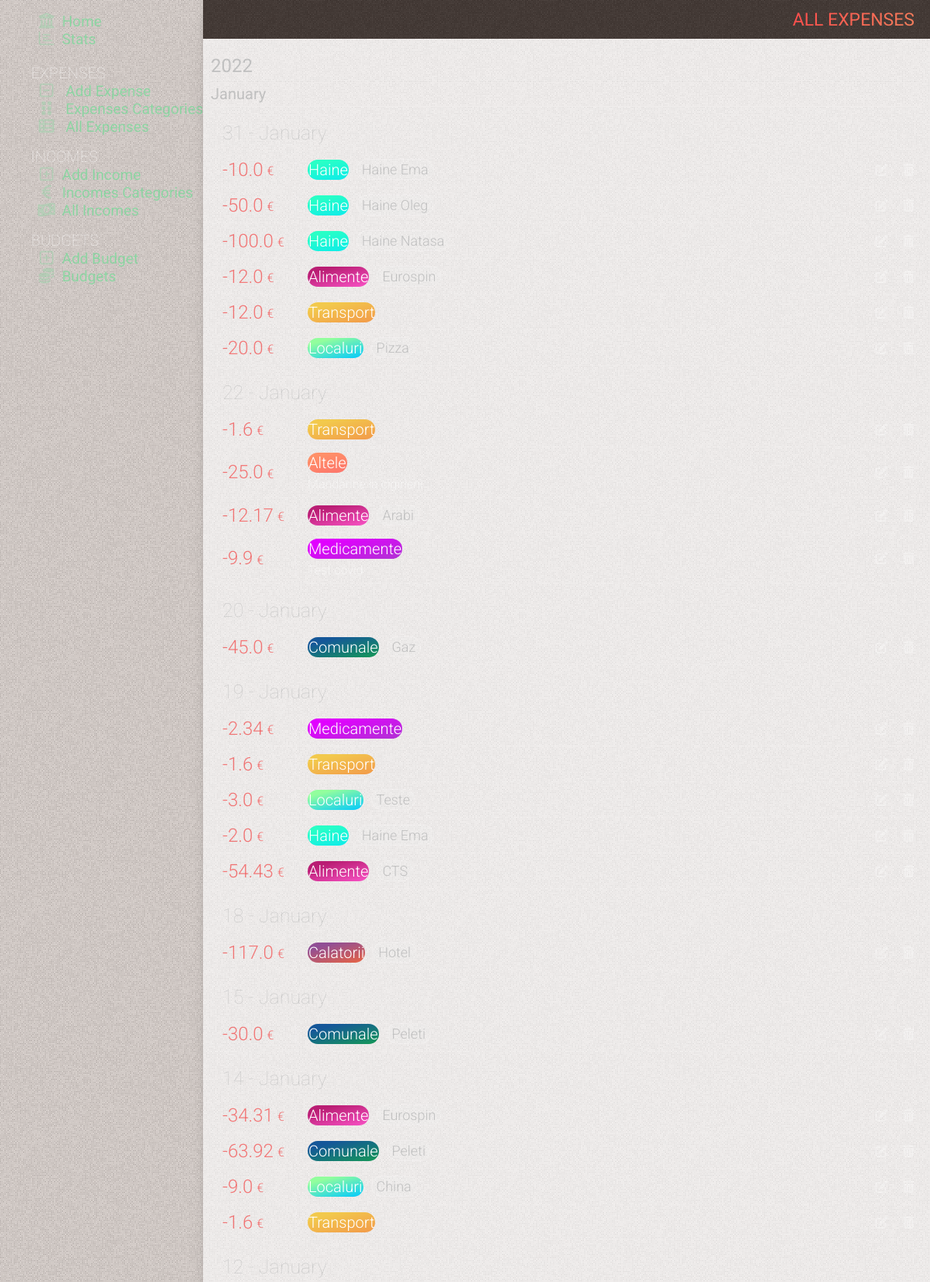
The app's page /all-expenses (upper part) with its own data.
### tables this page shows
CREATE TABLE expenses
(
    id          INTEGER PRIMARY KEY AUTOINCREMENT,
    date        TIMESTAMP NOT NULL DEFAULT CURRENT_TIMESTAMP,
    sum         REAL      NOT NULL,
    category    INTEGER   NOT NULL,
    subcategory INTEGER   NOT NULL,
    comment     TEXT

);

CREATE TABLE categories
(
    id    INTEGER PRIMARY KEY AUTOINCREMENT,
    name  TEXT NOT NULL,
    color TEXT,
    state TEXT DEFAULT false
);

CREATE TABLE subcategories
(
    id          INTEGER PRIMARY KEY AUTOINCREMENT,
    name        TEXT    NOT NULL,
    category_id INTEGER NOT NULL,
    state       TEXT DEFAULT false

);

### app.py (the view)
@app.route('/all-expenses')
def all_expenses():
    conn = get_db_connection()
    all_expenses = conn.execute(
        'SELECT sum, expenses.id as id, '
        'strftime("%d", date) as day, strftime("%m", date) as month, strftime("%Y", date) as year, '
        'categories.name as category, '
        'categories.color as color, '
        'subcategories.name as subcategory, '
        'comment '
        'FROM expenses '
        'LEFT JOIN categories on categories.id = expenses.category '
        'LEFT JOIN subcategories on subcategories.id = expenses.subcategory  '
        'ORDER BY date DESC').fetchall()
    conn.close()
    return render_template('all_expenses.html', title='All Expenses', gradient='text-gradient-red',
                           all_expenses=all_expenses)

### app.py (called while the page is built)
def get_db_connection():
    conn = sqlite3.connect('static/database.db')
    conn.row_factory = sqlite3.Row
    return conn

@app.template_filter('month_name')
def month_name(month_number):
    return calendar.month_name[month_number]

### templates/all_expenses.html (shortened to what this page needs)
{% extends 'base.html' %} {% block content %}
	<div class="page_title {{ gradient }}" >
		<span >{% block title %} {{ title }} {% endblock %}</span >
	</div >
	<div class="content" >
		{% if all_expenses|length == 0 %}
			<div class="no-results mt-50" >You have not added any expense yet. Click on (+) to add</div >
		{% else %}
			<div class="cards  relative" >
				{% for key, list in all_expenses|groupby('year')|sort(attribute='0', reverse=True) %}
					<div class="" >
						<div class="cards-year" >{{ key }} </div >
						{% for key2, list2 in list|groupby('month')|sort(attribute='0', reverse=True) %}
							<div class="" >
								<div class="cards-month" >{{ key2|int|month_name }}</div >
								{% for key3, list3 in list2|groupby('day')|sort(attribute='0', reverse=True) %}
									<div class=" subtitle2 mt-20 " >{{ key3 }} - {{ key2|int|month_name }} </div >
									{% for sum, id, day, month, year, category, color, subcategory, comment in list3 %}
										<div class="card flex items-center relative overflow-hidden flex-wrap " >
											<div class="flex items-center w-full" >
												<div class="card-info flex flex-1" >
													<div class="flex flex-1" >
														<span class="card-amount flex items-center" >  {{ sum }} <span >&euro;</span > </span >
														<div class="flex flex-col justify-center ml-15" >
															<div class="flex items-center" >
																<span class="{{ color }} card-category" >  {{ category }}  </span >
																{% if (subcategory != '') and (subcategory !=None) %}
																	<span class="card-subcategory ml-10" >  {{ subcategory }}  </span >
																{% endif %}
															</div >
															{% if (comment != '') and (comment !=None) %}
																<span class="block mt-5 card-comment" >  {{ comment }} </span >
															{% endif %}
														</div >
													</div >
													<div class="card-btns  flex items-center flex-shrink-0 ml-auto" >
														<a href="{{ id }}/edit" class="btn-ac" >
															<i class="fa-solid fa-pen-to-square" ></i >
														</a >
														<form action="{{ url_for('delete_income', id=id) }}" method="POST" >
															<button type="submit" class="btn-ac"
																			onclick="return confirm('Are you sure you want to delete this post?')" >
																<i class="fa-solid fa-trash-can" ></i >
															</button >
														</form >
													</div >
												</div >
											</div >
										</div >
									{% endfor %}
								{% endfor %}
							</div >
						{% endfor %}
					</div >
				{% endfor %}
			</div >
		{% endif %}
	</div >
{% endblock %}

### static/css/mmenu.css (style rules this page uses)
:root { --mm-line-height: 20px; --mm-listitem-size: 44px; --mm-navbar-size: 44px; --mm-offset-top: 0; --mm-offset-right: 0; --mm-offset-bottom: 0; --mm-offset-left: 0; --mm-color-border: rgba(0, 0, 0, 0.1); --mm-color-button: rgba(0, 0, 0, 0.3); --mm-color-text: rgba(0, 0, 0, 0.75); --mm-color-text-dimmed: rgba(0, 0, 0, 0.3); --mm-color-background: #f3f3f3; --mm-color-background-highlight: rgba(0, 0, 0, 0.05); --mm-color-background-emphasis: rgba(255, 255, 255, 0.4); --mm-shadow: 0 0 10px rgba(0, 0, 0, 0.3) }
:root { --mm-iconbar-size: 50px }
:root { --mm-iconpanel-size: 50px }
:root { --mm-sidebar-collapsed-size: 50px; --mm-sidebar-expanded-size: 440px }

### records on screen
expenses: sum "10.0", name "Haine", name "Haine Ema"
expenses: sum "50.0", name "Haine", name "Haine Oleg"
expenses: sum "100.0", name "Haine", name "Haine Natasa"
expenses: sum "12.0", name "Alimente", name "Eurospin"
expenses: sum "12.0", name "Transport"
expenses: sum "20.0", name "Localuri", name "Pizza"
expenses: sum "1.6", name "Transport"
expenses: sum "25.0", name "Altele", comment "Mandarine la cigirleni"
expenses: sum "12.17", name "Alimente", name "Arabi"
expenses: sum "9.9", name "Medicamente", comment "Test covid"
expenses: sum "45.0", name "Comunale", name "Gaz"
expenses: sum "2.34", name "Medicamente"
expenses: sum "1.6", name "Transport"
expenses: sum "3.0", name "Localuri", name "Teste"
expenses: sum "2.0", name "Haine", name "Haine Ema"
expenses: sum "54.43", name "Alimente", name "CTS"
expenses: sum "117.0", name "Calatorii", name "Hotel"
expenses: sum "30.0", name "Comunale", name "Peleti"
expenses: sum "34.31", name "Alimente", name "Eurospin"
expenses: sum "63.92", name "Comunale", name "Peleti"
expenses: sum "9.0", name "Localuri", name "China"
expenses: sum "1.6", name "Transport"

### other values on screen
{{ title }} "ALL EXPENSES"
{{ key }} "2022"
{{ key2|int|month_name }} "January"
{{ key3 }} "31" "22" "20" "19" "18" "15" "14" "12"
{{ key2|int|month_name }} "January" "January" "January" "January" "January" "January" "January" "January"
